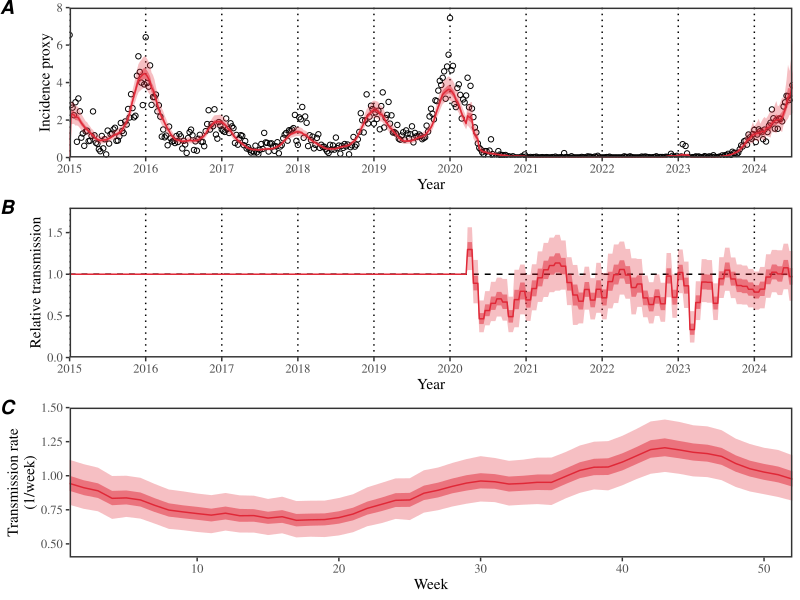

The script that saved this image:
library(tidyr)
library(dplyr)
library(lubridate)
library(ggplot2); theme_set(theme_bw(base_family="Times", base_size = 13))
library(rstan)
library(egg)
source("../script/script_incidence.R")

load("../stanfit_sirs/stanfit_sirs_us_incidence_npi.rda")
load("../data/data_processed_mobility_us.rda")

ss <- summary(stanfit_sirs_us_incidence_npi)

N <- nrow(data_incidence)

fitdata <- data.frame(
	year=data_incidence$year,
	week=data_incidence$week,
	est=ss$summary[grepl("C\\[", rownames(ss$summary)),6][1:N],
	lwr=ss$summary[grepl("C\\[", rownames(ss$summary)),4][1:N],
	upr=ss$summary[grepl("C\\[", rownames(ss$summary)),8][1:N],
	lwr2=ss$summary[grepl("C\\[", rownames(ss$summary)),5][1:N],
	upr2=ss$summary[grepl("C\\[", rownames(ss$summary)),7][1:N]
)

npidata <- data.frame(
	year=data_incidence$year,
	week=data_incidence$week,
	est=ss$summary[grepl("npieff\\[", rownames(ss$summary)),6][1:N],
	lwr=ss$summary[grepl("npieff\\[", rownames(ss$summary)),4][1:N],
	upr=ss$summary[grepl("npieff\\[", rownames(ss$summary)),8][1:N],
	lwr2=ss$summary[grepl("npieff\\[", rownames(ss$summary)),5][1:N],
	upr2=ss$summary[grepl("npieff\\[", rownames(ss$summary)),7][1:N]
)

betadata <- data.frame(
	week=1:52,
	est=ss$summary[grepl("beta\\[", rownames(ss$summary)),6],
	lwr=ss$summary[grepl("beta\\[", rownames(ss$summary)),4],
	upr=ss$summary[grepl("beta\\[", rownames(ss$summary)),8],
	lwr2=ss$summary[grepl("beta\\[", rownames(ss$summary)),5],
	upr2=ss$summary[grepl("beta\\[", rownames(ss$summary)),7]
)

g1 <- ggplot(data_incidence) +
	geom_vline(xintercept=2015:2024, lty=3) +
	geom_point(aes(year+week/52, proxy), shape=1) +
	geom_line(data=fitdata, aes(year+week/52, est), col="#E02938") +
	geom_ribbon(data=fitdata, aes(year+week/52, ymin=lwr, ymax=upr), fill="#E02938", alpha=0.3) +
	geom_ribbon(data=fitdata, aes(year+week/52, ymin=lwr2, ymax=upr2), fill="#E02938", alpha=0.5) +
	scale_x_continuous("Year", expand=c(0, 0),
										 breaks=2015:2024) +
	scale_y_continuous("Incidence proxy", limits=c(0, 8), expand=c(0, 0)) +
	theme(
		strip.background = element_blank(),
		panel.grid = element_blank(),
		panel.border = element_rect(linewidth=1)
	)

g2 <- ggplot(npidata) +
	geom_vline(xintercept=2015:2024, lty=3) +
	geom_hline(yintercept=1, lty=2) +
	geom_line(aes(year+week/52, est), col="#E02938") +
	geom_ribbon(aes(year+week/52, ymin=lwr, ymax=upr), fill="#E02938", alpha=0.3) +
	geom_ribbon(aes(year+week/52, ymin=lwr2, ymax=upr2), fill="#E02938", alpha=0.5) +
	scale_x_continuous("Year", expand=c(0, 0),
										 breaks=2015:2024) +
	scale_y_continuous("Relative transmission", expand=c(0, 0), limits=c(0, 1.8)) +
	theme(
		strip.background = element_blank(),
		panel.grid = element_blank(),
		panel.border = element_rect(linewidth=1)
	)

g3 <- ggplot(betadata) +
	geom_line(aes(week, est), col="#E02938") +
	geom_ribbon(aes(week, ymin=lwr, ymax=upr), fill="#E02938", alpha=0.3) +
	geom_ribbon(aes(week, ymin=lwr2, ymax=upr2), fill="#E02938", alpha=0.5) +
	scale_x_continuous("Week", expand=c(0, 0)) +
	scale_y_continuous("Transmission rate\n(1/week)", expand=c(0, 0), limits=c(0.4, 1.5)) +
	theme(
		strip.background = element_blank(),
		panel.grid = element_blank(),
		panel.border = element_rect(linewidth=1)
	)

gcomb <- ggarrange(g1, g2, g3, nrow=3,
									 labels=c("A", "B", "C"))

ggsave("figure1_new.pdf", gcomb, width=8, height=6)
